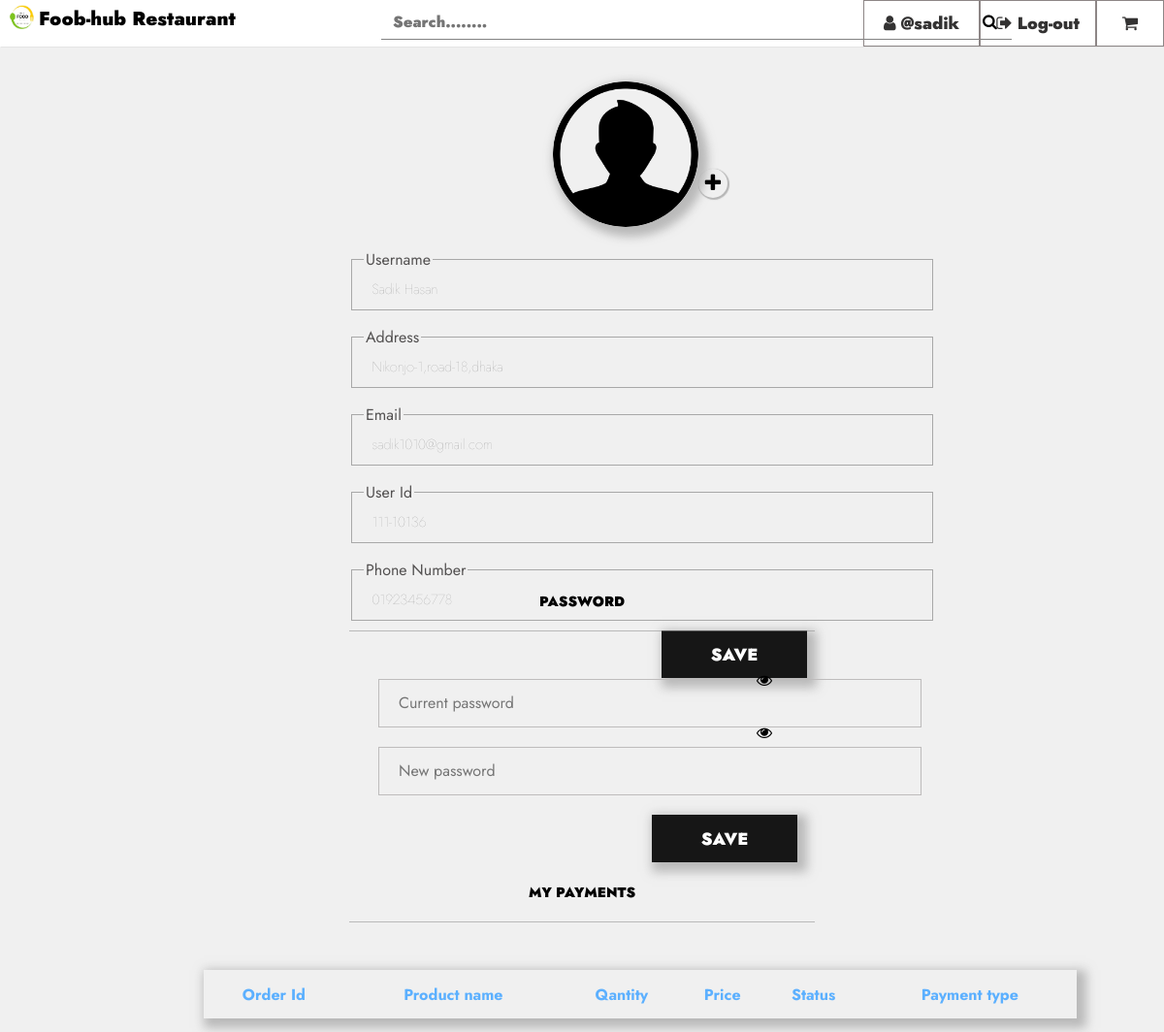
The page /Views/profile.php?id=111-10136 on the database its author committed.
### tables this page shows
CREATE TABLE `usertb` (
  `id` int(6) UNSIGNED NOT NULL,
  `Username` varchar(30) NOT NULL,
  `Address` varchar(100) NOT NULL,
  `Email` varchar(50) DEFAULT NULL,
  `Phone_number` varchar(20) DEFAULT NULL,
  `User_id` varchar(20) DEFAULT NULL,
  `cPassword` varchar(20) DEFAULT NULL
);

### Views/profile.php (the view, shortened to what this page needs)
<?php
   $filename="pro.png";
    ?>
<?php
  $userid=$_GET['id'];
?>
<!DOCTYPE html>
<html lang="en">
<head>
    <link rel="stylesheet" href="css/PROfile-User.css">
</head>
<body>
<div>
    <?php include 'header-footer/header.php';?>
</div>
<section>
    <section id="profile-info">
        <form action="#" method="Post" class="profile-form" enctype="multipart/form-data">
          <div class="img">
            <img src="upload_profile_img/<?php echo $filename ?>" alt="" id="blah">
            <label for="imgfile" class="Add-file"><i type="file" class="fa fa-plus" aria-hidden="true"></i></label>
        </div>
     </form>
        <form action="formcontrol/profileedit.php" method="Post" class="profile-form">
            <fieldset>
                <legend><p>Username</p></legend>
                <div class="input-file">
                    <input type="text" id="username" value="<?php echo $username;?>" name="username" placeholder="username" pattern="[A-Za-z\s]+" title="Only letter support"><br>
                </div>
            </fieldset>
            <fieldset>
                <legend><p>Address</p></legend>
                <div class="input-file">
                    <input type="text" id="username" value="<?php echo $address;?>" name="address" placeholder="Address" required="" ><br>
                </div>
            </fieldset>
            <fieldset>
                <legend><p>Email</p></legend>
                <div class="input-file">
                    <input type="text" id="username" value="<?php echo $Email;?>" name="email" placeholder="Email" pattern="[a-z0-9._%+-]+@[a-z0-9.-]+\.[a-z]{2,}$" title="Wrong email format"><br>
                </div>
            </fieldset>
            <fieldset>
                <legend><p>User Id</p></legend>
                <div class="input-file">
                    <input type="text" id="username" value="<?php echo $uid;?>" name="useid" placeholder="User Id" readonly><br>
                </div>
            </fieldset>
            <fieldset>
                <legend><p>Phone Number</p></legend>
                <div class="input-file">
                    <input type="text" id="username" value="<?php echo $phone;?>" name="phone" placeholder="Phone Number"  pattern="[0-9]{11}" title="Wrong phone number"><br>
                </div>
            </fieldset>
            <input type="submit" name="submit" value="Save" class="btn" >
        </form>
    </section>
    <section id="Change-password">
        <div class="head">
            <h1>
                PASSWORD
            </h1>
        </div>
        <form action="<?php htmlspecialchars($_SERVER["PHP_SELF"]) ;?>" method="Post" class="Changepassword">
                <div class="input-file-cp" >
                    <input type="password" id="password"  name="thispass" placeholder="Current password"><br>
                    <div class="eye eyes" onclick=" myFunction() " style=" position:absolute; left:35vw; top:7.5vw;  cursor: pointer;"><i class="fa fa-eye" aria-hidden="true" ></i></div>
                </div>
                <div class="input-file-cp">
                    <input type="password" id="cpassword" name="newpass" placeholder="New password" pattern="(?=.*\d)(?=.*[a-z])(?=.*[A-Z]).{8,}" title="Must contain at least one number and one uppercase
                        and lowercase letter, and at least 8 or more characters">
              <div class="eye eyes" onclick=" myFunction() " style=" position:absolute; left:35vw; top:12vw;  cursor: pointer;"><i class="fa fa-eye" aria-hidden="true" ></i></div>
                </div>
                <button class="btn">
                    Save
                    </button>
        </form>
    </section>
  <section id="myorder">
    <div class="order">
        <h1>
            MY PAYMENTS
        </h1>
    </div>
    <table  class="order-table">
        <tr  class="order-td">
            <th>Order Id </th>
            <th>Product name</th>
            <th>Qantity</th>
            <th>Price</th>
            <th>Status</th>
            <th>Payment type</th>
    </tr>
    </table>
  </section>
</section>
</body>
</html>

### Views/header-footer/header.php (shortened to what this page needs)
<?php
$con=mysqli_connect('localhost','root');
mysqli_select_db($con,'registrationbd');
$ql="SELECT *FROM usertb where User_id='$userid'";
$result= mysqli_query($con, $ql);
$data=mysqli_fetch_assoc($result);
$username=$data['Username'];
$address=$data['Address'];
$Email=$data['Email'];
$uid=$data['User_id'];
$phone=$data['Phone_number'];
?>
<div class="logo">
        <div class="logo-head">
        <a href="http://localhost/Food-Hub-restaurant/Views/homepage.php?id=<?php echo $userid ;?>"">
            <img src="img/LOGO.jpg" alt="">
            <h1>Foob-hub Restaurant</h1>
         </a>
        </div>
        <div class="search">
            <input type="search" name="" placeholder="Search........"><i class="fa fa-search" aria-hidden="true"></i>
        </div>
        <ul class="head-menu">
          <li class="profile"><a href="#"><i class="fa fa-user icon" aria-hidden="true"></i>&nbsp;@<?php $name=substr($username,0,5); echo $name ;?></a>
        </li>
        <li><a href="http://localhost/Food-Hub-restaurant/Views/login.php" ><i class="fa fa-sign-out icon" aria-hidden="true"></i>&nbsp;Log-out</a></li>
        <li style="width: 70px;"> <a href="#" ><i class="fa fa-shopping-cart icon" aria-hidden="true"></i></a></li>
      </ul>
    </div>

### Views/css/PROfile-User.css (style rules this page uses)
* { text-decoration: none; list-style: none; box-sizing: border-box; font-family: 'Jost', sans-serif; }
a { text-decoration: none; color: black; }
body { background-color: #f0f0f0; padding: 0px; display:grid; transition: .5s; margin-top: 0px; }
#profile-info { width: 40%; height: 550px; position: absolute; left: 30%; top:7vw; align-items: center; }
h1 { margin-top: 0px; }
.img { margin-left: 210px; }
.img img { width: 150px; height: 150px; border-radius: 50%; box-shadow: 5px 5px 10px 5px rgba(141, 141, 141, 0.548); }
.Add-file { position:absolute; top: 7.5vw; }
.Add-file i { width: 30px; height: 30px; font-size: 1.3rem; padding: 5px; border-radius: 50%; box-shadow: 1px 1px 1px 1px rgba(134, 134, 134, 0.548); text-align: center; }
#profile-info fieldset { width: 600px; height: 80px; border: .5px solid rgb(168, 168, 168); color: rgb(83, 81, 81); padding-top: 0px; }
.input-file { max-width: 600px; width: 100%; margin-top: -17px; height: 55px; display: grid; padding: 0 0.4rem; position: relative; overflow: hidden; }
.input-file input { width: 550px; height:40px; background: none; outline: none; border: none; line-height: 1; font-weight: 100; font-size: .9rem; color: rgb(104, 104, 104); }
.btn { width: 150px; background-color: #161616; border: none; outline: none; height: 49px; color: #fff; text-transform: uppercase; font-weight: 900; margin: 10px 0; margin-right: 8px; float: right; cursor: pointer; transition: 0.5s; font-size: 1.1rem; box-shadow: 5px 5px 10px 5px rgba(141, 141, 141, 0.548); }
#Change-password { width: 40%; height: 400px; position: absolute; left: 30%; top:50vw; align-items: center; }
.head , .order { height: 50px; box-shadow: 0px 1px 0px 0px rgba(141, 141, 141, 0.548); }
.head h1, .order h1 { text-align: center; padding: 10px; font-weight: 900; font-size: .9rem; }
.Changepassword { margin-top: 30px; margin-left: 10px; align-items: center; padding: 10px; }
.input-file-cp input { width: 560px; height: 50px; padding: 20px; margin: 10px; border: .5px solid rgb(190, 188, 188); background: none; outline: none; }
input::placeholder { font-size: 1rem; }
#myorder { width: 40%; height: 400px; position: absolute; left: 30%; top:75vw; align-items: center; }
.order-table { width:900px; text-align: center; padding: 20px; position: absolute; top: 100px; left: -150px; border-collapse: collapse; border-spacing: 0; box-shadow: 5px 5px 10px 5px rgba(141, 141, 141, 0.548); }
.order-td { margin-top: 20px; height: 50px; color: rgb(92, 176, 255); border-radius: 10px; }

### Views/header-footer/header.php (style rules this page uses)
a { text-decoration: none; color: black; }
.logo { width:100%; height: 48px; background-color: #ffffff; box-shadow: 1px 1px rgba(218, 218, 218, 0.548); position:fixed; z-index: 1; -webkit-box-flex:1; flex-wrap:wrap; display:flex; margin-left: -8px; }
.logo-head a { display:flex; margin-left:10px; padding-top: 5px; }
.logo-head h1 { font-size: 20px; font-weight: 900; color: #000000; margin-left: 5px; }
.logo-head img { width: 25px; height: 25px; }
.head-menu { display: flex; text-align: center; font-size: 1.1rem; font-weight: 900; position: absolute; right: 0px; margin-top: 0px; }
.head-menu a { color:#333232; }
.head-menu li { width: 120px; padding: 10px; border: 1px solid #8d8686; }
.search { width: 650px; background-color: rgb(255, 255, 255); box-shadow: 0px 1px 0px 0px rgba(29, 29, 29, 0.548); height: 40px; margin-left: 150px; }
.search i { cursor: pointer; }
.search input { display: inline; width: 600px; margin: 10px; font-size: 1rem; font-weight: 900; border: none; outline: none; }
.profile { text-transform: lowercase; }

### rows shown on the page
usertb: Username "sadik", username "Sadik Hasan", address "Nikonjo-1,road-18,dhaka", email "sadik1010@gmail.com", useid "111-10136", phone "01923456778"
